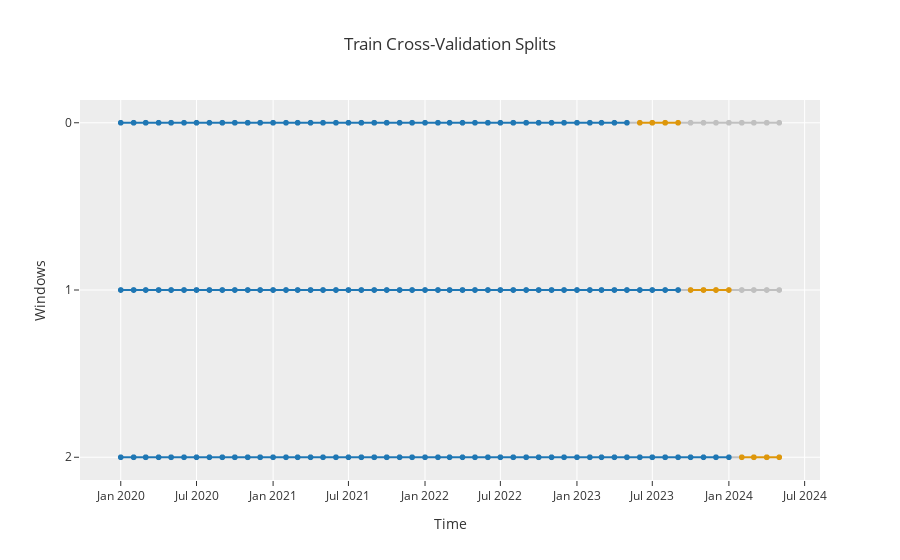

Here is the notebook cell this chart was saved with:
### Code cell
#### Check cross-validation setup  ----
exp.plot_model(plot="cv")
